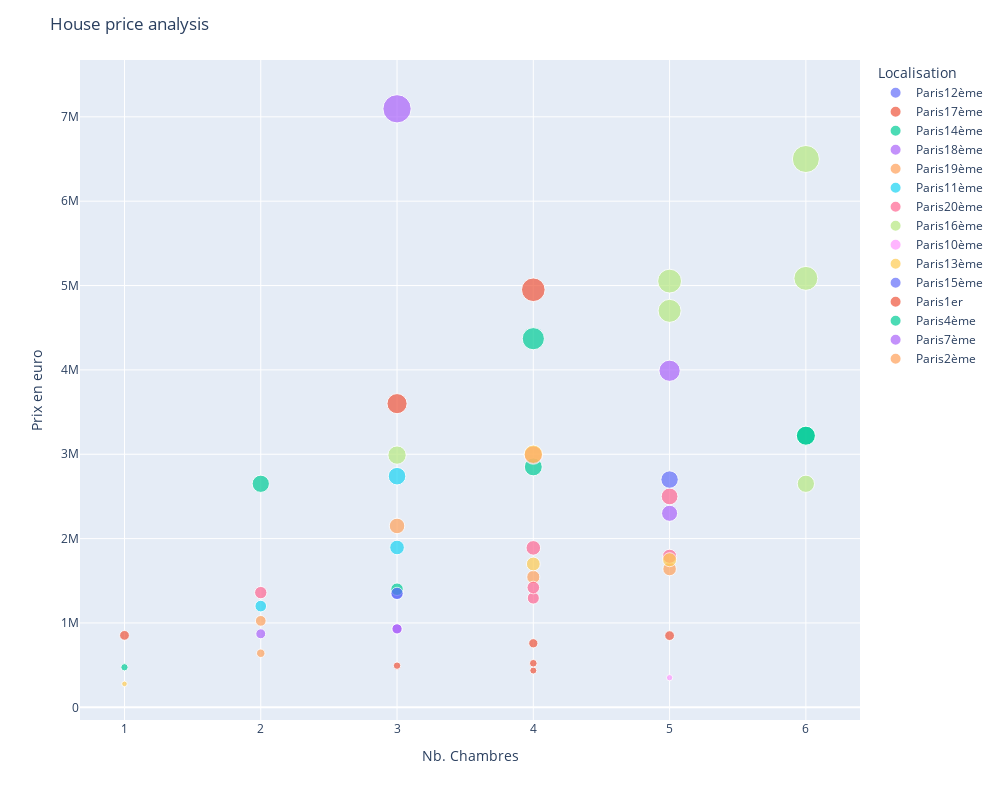

Notebook cell for this chart:
### Markdown cell above
### Create chart

### Code cell
labels = {
    "chambre": "Nb. Chambres",
    "piece": "Nb. Pieces",
    "localisation": "Localisation",
    "price_(euro)": "Prix en euro"
}
fig = px.scatter(df[:50],
                 x = "chambre", 
                 y = "price_(euro)",
                 hover_name = 'localisation',
                 color = 'localisation',
                 size = 'price_(euro)',
                 labels = labels,
                 width = 1000, height = 800)

fig.update_layout(title = title)
fig.show()

### Figure 1 — Plotly figure (JSON) as saved in the notebook; plotly's stock layout.template omitted (floating-point values rounded to 4 significant figures)
{"data": [{"hovertemplate": "<b>%{hovertext}</b><br><br>Localisation=Paris12ème<br>Nb. Chambres=%{x}<br>Prix en euro=%{marker.size}<extra></extra>", "hovertext": ["Paris12ème"], "legendgroup": "Paris12ème", "marker": {"color": "#636efa", "size": [1355000], "sizemode": "area", "sizeref": 17740.0, "symbol": "circle"}, "mode": "markers", "name": "Paris12ème", "orientation": "v", "showlegend": true, "type": "scatter", "x": [3], "xaxis": "x", "y": [1355000], "yaxis": "y"}, {"hovertemplate": "<b>%{hovertext}</b><br><br>Localisation=Paris17ème<br>Nb. Chambres=%{x}<br>Prix en euro=%{marker.size}<extra></extra>", "hovertext": ["Paris17ème", "Paris17ème", "Paris17ème"], "legendgroup": "Paris17ème", "marker": {"color": "#EF553B", "size": [852800, 3600000, 4950000], "sizemode": "area", "sizeref": 17740.0, "symbol": "circle"}, "mode": "markers", "name": "Paris17ème", "orientation": "v", "showlegend": true, "type": "scatter", "x": [1, 3, 4], "xaxis": "x", "y": [852800, 3600000, 4950000], "yaxis": "y"}, {"hovertemplate": "<b>%{hovertext}</b><br><br>Localisation=Paris14ème<br>Nb. Chambres=%{x}<br>Prix en euro=%{marker.size}<extra></extra>", "hovertext": ["Paris14ème", "Paris14ème", "Paris14ème", "Paris14ème", "Paris14ème", "Paris14ème"], "legendgroup": "Paris14ème", "marker": {"color": "#00cc96", "size": [1400000, 4370000, 2850000, 3220000, 2650000, 3220000], "sizemode": "area", "sizeref": 17740.0, "symbol": "circle"}, "mode": "markers", "name": "Paris14ème", "orientation": "v", "showlegend": true, "type": "scatter", "x": [3, 4, 4, 6, 2, 6], "xaxis": "x", "y": [1400000, 4370000, 2850000, 3220000, 2650000, 3220000], "yaxis": "y"}, {"hovertemplate": "<b>%{hovertext}</b><br><br>Localisation=Paris18ème<br>Nb. Chambres=%{x}<br>Prix en euro=%{marker.size}<extra></extra>", "hovertext": ["Paris18ème", "Paris18ème", "Paris18ème", "Paris18ème", "Paris18ème"], "legendgroup": "Paris18ème", "marker": {"color": "#ab63fa", "size": [871500, 930000, 3990000, 2300000, 930000], "sizemode": "area", "sizeref": 17740.0, "symbol": "circle"}, "mode": "markers", "name": "Paris18ème", "orientation": "v", "showlegend": true, "type": "scatter", "x": [2, 3, 5, 5, 3], "xaxis": "x", "y": [871500, 930000, 3990000, 2300000, 930000], "yaxis": "y"}, {"hovertemplate": "<b>%{hovertext}</b><br><br>Localisation=Paris19ème<br>Nb. Chambres=%{x}<br>Prix en euro=%{marker.size}<extra></extra>", "hovertext": ["Paris19ème", "Paris19ème", "Paris19ème", "Paris19ème"], "legendgroup": "Paris19ème", "marker": {"color": "#FFA15A", "size": [640900, 1640000, 2150000, 1545000], "sizemode": "area", "sizeref": 17740.0, "symbol": "circle"}, "mode": "markers", "name": "Paris19ème", "orientation": "v", "showlegend": true, "type": "scatter", "x": [2, 5, 3, 4], "xaxis": "x", "y": [640900, 1640000, 2150000, 1545000], "yaxis": "y"}, {"hovertemplate": "<b>%{hovertext}</b><br><br>Localisation=Paris11ème<br>Nb. Chambres=%{x}<br>Prix en euro=%{marker.size}<extra></extra>", "hovertext": ["Paris11ème", "Paris11ème", "Paris11ème"], "legendgroup": "Paris11ème", "marker": {"color": "#19d3f3", "size": [1200000, 2740000, 1895000], "sizemode": "area", "sizeref": 17740.0, "symbol": "circle"}, "mode": "markers", "name": "Paris11ème", "orientation": "v", "showlegend": true, "type": "scatter", "x": [2, 3, 3], "xaxis": "x", "y": [1200000, 2740000, 1895000], "yaxis": "y"}, {"hovertemplate": "<b>%{hovertext}</b><br><br>Localisation=Paris20ème<br>Nb. Chambres=%{x}<br>Prix en euro=%{marker.size}<extra></extra>", "hovertext": ["Paris20ème", "Paris20ème", "Paris20ème", "Paris20ème", "Paris20ème", "Paris20ème", "Paris20ème"], "legendgroup": "Paris20ème", "marker": {"color": "#FF6692", "size": [1295000, 1890000, 1420000, 1360000, 1790000, 2500000, 2990000], "sizemode": "area", "sizeref": 17740.0, "symbol": "circle"}, "mode": "markers", "name": "Paris20ème", "orientation": "v", "showlegend": true, "type": "scatter", "x": [4, 4, 4, 2, 5, 5, 4], "xaxis": "x", "y": [1295000, 1890000, 1420000, 1360000, 1790000, 2500000, 2990000], "yaxis": "y"}, {"hovertemplate": "<b>%{hovertext}</b><br><br>Localisation=Paris16ème<br>Nb. Chambres=%{x}<br>Prix en euro=%{marker.size}<extra></extra>", "hovertext": ["Paris16ème", "Paris16ème", "Paris16ème", "Paris16ème", "Paris16ème", "Paris16ème"], "legendgroup": "Paris16ème", "marker": {"color": "#B6E880", "size": [2650000, 2990000, 6500000, 5085000, 4700000, 5052650], "sizemode": "area", "sizeref": 17740.0, "symbol": "circle"}, "mode": "markers", "name": "Paris16ème", "orientation": "v", "showlegend": true, "type": "scatter", "x": [6, 3, 6, 6, 5, 5], "xaxis": "x", "y": [2650000, 2990000, 6500000, 5085000, 4700000, 5052650], "yaxis": "y"}, {"hovertemplate": "<b>%{hovertext}</b><br><br>Localisation=Paris10ème<br>Nb. Chambres=%{x}<br>Prix en euro=%{marker.size}<extra></extra>", "hovertext": ["Paris10ème"], "legendgroup": "Paris10ème", "marker": {"color": "#FF97FF", "size": [351000], "sizemode": "area", "sizeref": 17740.0, "symbol": "circle"}, "mode": "markers", "name": "Paris10ème", "orientation": "v", "showlegend": true, "type": "scatter", "x": [5], "xaxis": "x", "y": [351000], "yaxis": "y"}, {"hovertemplate": "<b>%{hovertext}</b><br><br>Localisation=Paris13ème<br>Nb. Chambres=%{x}<br>Prix en euro=%{marker.size}<extra></extra>", "hovertext": ["Paris13ème", "Paris13ème", "Paris13ème", "Paris13ème"], "legendgroup": "Paris13ème", "marker": {"color": "#FECB52", "size": [1699000, 1750000, 278000, 3000000], "sizemode": "area", "sizeref": 17740.0, "symbol": "circle"}, "mode": "markers", "name": "Paris13ème", "orientation": "v", "showlegend": true, "type": "scatter", "x": [4, 5, 1, 4], "xaxis": "x", "y": [1699000, 1750000, 278000, 3000000], "yaxis": "y"}, {"hovertemplate": "<b>%{hovertext}</b><br><br>Localisation=Paris15ème<br>Nb. Chambres=%{x}<br>Prix en euro=%{marker.size}<extra></extra>", "hovertext": ["Paris15ème", "Paris15ème"], "legendgroup": "Paris15ème", "marker": {"color": "#636efa", "size": [1350000, 2700000], "sizemode": "area", "sizeref": 17740.0, "symbol": "circle"}, "mode": "markers", "name": "Paris15ème", "orientation": "v", "showlegend": true, "type": "scatter", "x": [3, 5], "xaxis": "x", "y": [1350000, 2700000], "yaxis": "y"}, {"hovertemplate": "<b>%{hovertext}</b><br><br>Localisation=Paris1er<br>Nb. Chambres=%{x}<br>Prix en euro=%{marker.size}<extra></extra>", "hovertext": ["Paris1er", "Paris1er", "Paris1er", "Paris1er", "Paris1er"], "legendgroup": "Paris1er", "marker": {"color": "#EF553B", "size": [759000, 435900, 522500, 850000, 493825], "sizemode": "area", "sizeref": 17740.0, "symbol": "circle"}, "mode": "markers", "name": "Paris1er", "orientation": "v", "showlegend": true, "type": "scatter", "x": [4, 4, 4, 5, 3], "xaxis": "x", "y": [759000, 435900, 522500, 850000, 493825], "yaxis": "y"}, {"hovertemplate": "<b>%{hovertext}</b><br><br>Localisation=Paris4ème<br>Nb. Chambres=%{x}<br>Prix en euro=%{marker.size}<extra></extra>", "hovertext": ["Paris4ème"], "legendgroup": "Paris4ème", "marker": {"color": "#00cc96", "size": [475000], "sizemode": "area", "sizeref": 17740.0, "symbol": "circle"}, "mode": "markers", "name": "Paris4ème", "orientation": "v", "showlegend": true, "type": "scatter", "x": [1], "xaxis": "x", "y": [475000], "yaxis": "y"}, {"hovertemplate": "<b>%{hovertext}</b><br><br>Localisation=Paris7ème<br>Nb. Chambres=%{x}<br>Prix en euro=%{marker.size}<extra></extra>", "hovertext": ["Paris7ème"], "legendgroup": "Paris7ème", "marker": {"color": "#ab63fa", "size": [7095000], "sizemode": "area", "sizeref": 17740.0, "symbol": "circle"}, "mode": "markers", "name": "Paris7ème", "orientation": "v", "showlegend": true, "type": "scatter", "x": [3], "xaxis": "x", "y": [7095000], "yaxis": "y"}, {"hovertemplate": "<b>%{hovertext}</b><br><br>Localisation=Paris2ème<br>Nb. Chambres=%{x}<br>Prix en euro=%{marker.size}<extra></extra>", "hovertext": ["Paris2ème"], "legendgroup": "Paris2ème", "marker": {"color": "#FFA15A", "size": [1025000], "sizemode": "area", "sizeref": 17740.0, "symbol": "circle"}, "mode": "markers", "name": "Paris2ème", "orientation": "v", "showlegend": true, "type": "scatter", "x": [2], "xaxis": "x", "y": [1025000], "yaxis": "y"}], "layout": {"height": 800, "legend": {"itemsizing": "constant", "title": {"text": "Localisation"}, "tracegroupgap": 0}, "margin": {"t": 60}, "title": {"text": "House price analysis"}, "width": 1000, "xaxis": {"anchor": "y", "autorange": true, "domain": [0, 1], "range": [0.6733, 6.398], "title": {"text": "Nb. Chambres"}, "type": "linear"}, "yaxis": {"anchor": "x", "autorange": true, "domain": [0, 1], "range": [-150300.0, 7674000.0], "title": {"text": "Prix en euro"}, "type": "linear"}}}
